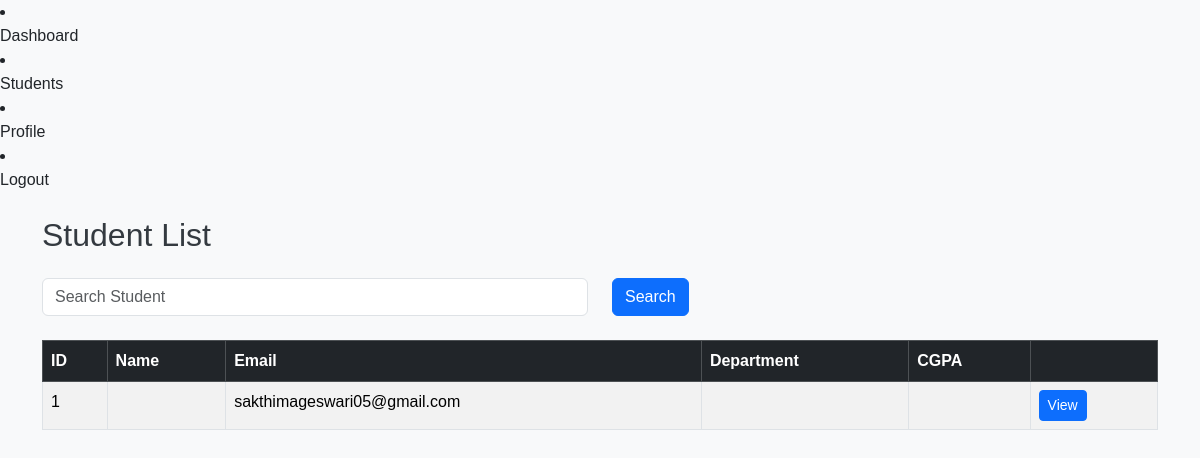
/students/students/ (signed in), run on an earlier commit of the app's database.
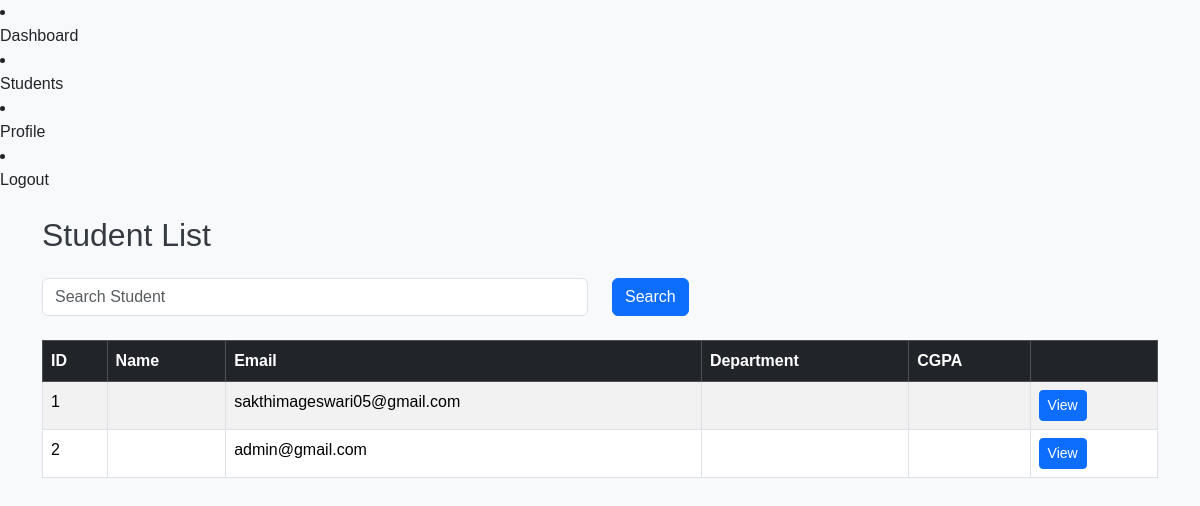
And on a later commit of the database.
### students/models.py (models this page shows, shortened)
class Student(models.Model):
    GENDER_CHOICES = (
        ('Male', 'Male'),
        ('Female', 'Female'),
        ('Other', 'Other')
    )
    user = models.OneToOneField(settings.AUTH_USER_MODEL, on_delete=models.CASCADE, related_name="student_profile")
    dob = models.DateField()
    gender = models.CharField(max_length=10, choices=GENDER_CHOICES, default='Male')
    cgpa = models.DecimalField(max_digits=3, decimal_places=2)
    photo = models.ImageField(upload_to='students/', null=True, blank=True)
    department = models.ForeignKey(Department, on_delete=models.CASCADE, related_name='students')
    courses = models.ManyToManyField(Course, blank=True)
    created_at = models.DateTimeField(auto_now_add=True)
    updated_at = models.DateTimeField(auto_now=True)

### accounts/models.py (models this page shows, shortened)
class CustomUser(AbstractUser):
    ROLE_CHOICES=(
        ('ADMIN','Admin'),
        ('STUDENT','Student'),
        ('TEACHER','Teacher')
    )
    phone=models.CharField(max_length=20,blank=True)
    profile_picture=models.ImageField(upload_to='profile_pictures',blank=True,null=True)
    role=models.CharField(max_length=20,choices=ROLE_CHOICES,default='STUDENT')

### students/views.py (the view)
# urls.py: path("students/", StudentListView.as_view(), name="student_list"),
class StudentListView(LoginRequiredMixin, ListView):
    model = Student
    template_name = "students/student_list.html"
    context_object_name = "students"
    def get_queryset(self):
        queryset = Student.objects.select_related(
            "user",
            "department"
        ).prefetch_related("courses")
        search = self.request.GET.get("search")
        if search:
            queryset = queryset.filter(
                user__first_name__icontains=search
            )
        return queryset.order_by("user__first_name")
    def get_context_data(self, **kwargs):
        context = super().get_context_data(**kwargs)
        context["search"] = self.request.GET.get("search", "")
        return context

### templates/students/student_list.html (shortened to what this page needs)
{% extends "base.html" %}
{% block content %}
<h2 class="mb-4">
    Student List
</h2>
<form method="GET">
<div class="row">
<div class="col-md-6">
<input
type="text"
name="search"
class="form-control"
placeholder="Search Student"
value="{{ search }}">
</div>
<div class="col-md-2">
<button
class="btn btn-primary">
Search
</button>
</div>
</div>
</form>
<br>
<table class="table table-bordered table-striped">
    <thead class="table-dark">
        <tr>
            <th>ID</th>
            <th>Name</th>
            <th>Email</th>
            <th>Department</th>
            <th>CGPA</th>
            <th></th>
        </tr>
    </thead>
    <tbody>
    {% for student in students %}
        <tr>
            <td>{{ student.id }}</td>
            <td>{{ student.user.get_full_name }}</td>
            <td>{{ student.user.email }}</td>
            <td>{{ student.user.department }}</td>
            <td>{{ student.user.cgpa }}</td>
         <td>
<a
href="{% url 'student_detail' student.id %}"
class="btn btn-primary btn-sm">
View
</a>
</td>
        </tr>
    {% empty %}
        <tr>
            <td colspan="6">
                No students found.
            </td>
        </tr>
    {% endfor %}
    </tbody>
</table>
{% endblock %}

What changed in the data, as far as the page shows it:
added Student: id "2", user.email "admin@gmail.com"
